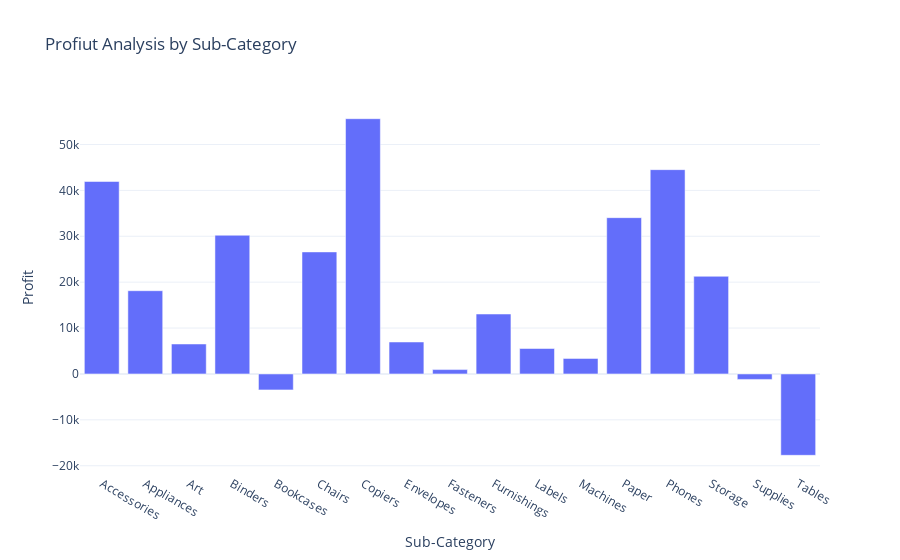

Notebook code for this chart:
### Markdown cell above
# profit by subcategory

### Code cell
profit_by_subcategory= data.groupby('Sub-Category')['Profit'].sum().reset_index()
fig = px.bar(profit_by_subcategory,x= 'Sub-Category',
            y='Profit',
            title = 'Profiut Analysis by Sub-Category')
fig.show()

### Figure 1 — Plotly figure (JSON) as saved in the notebook; plotly's stock layout.template omitted (floating-point values rounded to 4 significant figures)
{"data": [{"alignmentgroup": "True", "hovertemplate": "Sub-Category=%{x}<br>Profit=%{y}<extra></extra>", "legendgroup": "", "marker": {"color": "#636efa", "pattern": {"shape": ""}}, "name": "", "offsetgroup": "", "orientation": "v", "showlegend": false, "textposition": "auto", "type": "bar", "x": ["Accessories", "Appliances", "Art", "Binders", "Bookcases", "Chairs", "Copiers", "Envelopes", "Fasteners", "Furnishings", "Labels", "Machines", "Paper", "Phones", "Storage", "Supplies", "Tables"], "xaxis": "x", "y": [41940.0, 18140.0, 6528.0, 30220.0, -3473.0, 26590.0, 55620.0, 6964.0, 949.5, 13060.0, 5546.0, 3385.0, 34050.0, 44520.0, 21280.0, -1189.0, -17730.0], "yaxis": "y"}], "layout": {"autosize": true, "barmode": "relative", "legend": {"tracegroupgap": 0}, "title": {"text": "Profiut Analysis by Sub-Category"}, "xaxis": {"anchor": "y", "autorange": true, "domain": [0, 1], "range": [-0.5, 16.5], "title": {"text": "Sub-Category"}, "type": "category"}, "yaxis": {"anchor": "x", "autorange": true, "domain": [0, 1], "range": [-21800.0, 59690.0], "title": {"text": "Profit"}, "type": "linear"}}}
